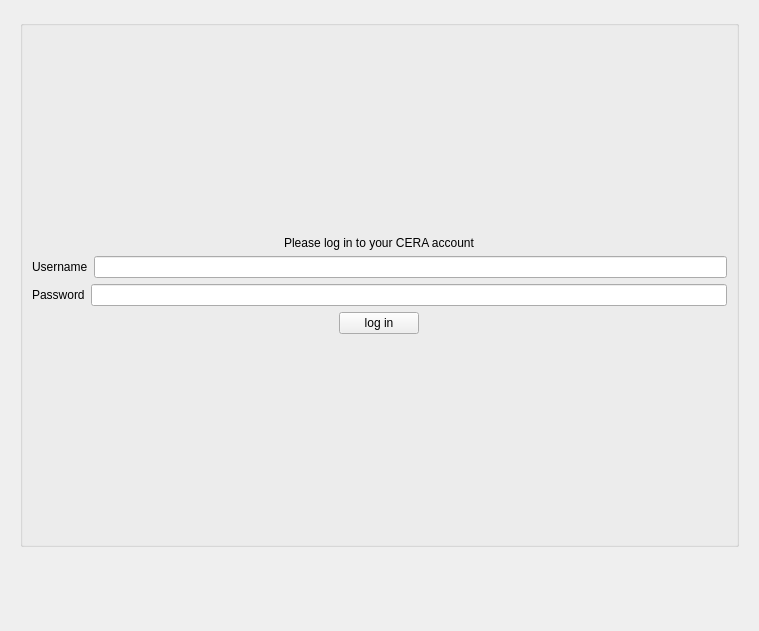
<?xml version="1.0" encoding="UTF-8"?>
<ui version="4.0">
 <class>MainWindow</class>
 <widget class="QWidget" name="MainWindow">
  <property name="geometry">
   <rect>
    <x>0</x>
    <y>0</y>
    <width>759</width>
    <height>631</height>
   </rect>
  </property>
  <property name="windowTitle">
   <string>MainWindow</string>
  </property>
  <layout class="QVBoxLayout" name="verticalLayout_17">
   <item>
    <layout class="QVBoxLayout" name="verticalLayout">
     <item>
      <widget class="QStackedWidget" name="stackedWidget">
       <property name="currentIndex">
        <number>7</number>
       </property>
       <widget class="QWidget" name="loading_page">
        <layout class="QVBoxLayout" name="verticalLayout_6">
         <item>
          <layout class="QVBoxLayout" name="verticalLayout_14" stretch="15,1,15,15">
           <item>
            <widget class="QLabel" name="loading_text">
             <property name="font">
              <font>
               <pointsize>14</pointsize>
               <weight>75</weight>
               <bold>true</bold>
              </font>
             </property>
             <property name="text">
              <string>Loading text</string>
             </property>
             <property name="alignment">
              <set>Qt::AlignCenter</set>
             </property>
            </widget>
           </item>
           <item>
            <spacer name="verticalSpacer_6">
             <property name="orientation">
              <enum>Qt::Vertical</enum>
             </property>
             <property name="sizeHint" stdset="0">
              <size>
               <width>20</width>
               <height>40</height>
              </size>
             </property>
            </spacer>
           </item>
           <item>
            <layout class="QHBoxLayout" name="horizontalLayout_15" stretch="1,2,1">
             <item>
              <spacer name="horizontalSpacer_3">
               <property name="orientation">
                <enum>Qt::Horizontal</enum>
               </property>
               <property name="sizeHint" stdset="0">
                <size>
                 <width>40</width>
                 <height>20</height>
                </size>
               </property>
              </spacer>
             </item>
             <item>
              <widget class="QtWaitingSpinner" name="waiting_spinner" native="true"/>
             </item>
             <item>
              <spacer name="horizontalSpacer_4">
               <property name="orientation">
                <enum>Qt::Horizontal</enum>
               </property>
               <property name="sizeHint" stdset="0">
                <size>
                 <width>40</width>
                 <height>20</height>
                </size>
               </property>
              </spacer>
             </item>
            </layout>
           </item>
           <item>
            <spacer name="verticalSpacer_4">
             <property name="orientation">
              <enum>Qt::Vertical</enum>
             </property>
             <property name="sizeHint" stdset="0">
              <size>
               <width>20</width>
               <height>40</height>
              </size>
             </property>
            </spacer>
           </item>
          </layout>
         </item>
        </layout>
       </widget>
       <widget class="QWidget" name="contract_details_page">
        <layout class="QVBoxLayout" name="verticalLayout_16">
         <item>
          <layout class="QVBoxLayout" name="verticalLayout_15">
           <item>
            <widget class="QLabel" name="contract_details_price_label">
             <property name="text">
              <string>Calculating</string>
             </property>
            </widget>
           </item>
           <item>
            <widget class="QLabel" name="contract_details_file_size_label">
             <property name="text">
              <string>File size:</string>
             </property>
            </widget>
           </item>
           <item>
            <layout class="QHBoxLayout" name="horizontalLayout_5">
             <item>
              <widget class="QLabel" name="contract_details_download_counts_label">
               <property name="text">
                <string>Download Counts</string>
               </property>
              </widget>
             </item>
             <item>
              <widget class="QSpinBox" name="contract_details_download_counts_spin_box">
               <property name="minimum">
                <number>5</number>
               </property>
               <property name="maximum">
                <number>550</number>
               </property>
              </widget>
             </item>
            </layout>
           </item>
           <item>
            <layout class="QHBoxLayout" name="horizontalLayout_6">
             <item>
              <widget class="QLabel" name="contract_details_duration_label">
               <property name="text">
                <string>Duration in months</string>
               </property>
              </widget>
             </item>
             <item>
              <widget class="QSpinBox" name="contract_details_months_spin_box">
               <property name="minimum">
                <number>1</number>
               </property>
               <property name="maximum">
                <number>120</number>
               </property>
              </widget>
             </item>
            </layout>
           </item>
           <item>
            <widget class="QPushButton" name="contract_details_request_pb">
             <property name="text">
              <string>Request Contract</string>
             </property>
            </widget>
           </item>
           <item>
            <widget class="QPushButton" name="contract_details_cancel_pb">
             <property name="text">
              <string>Cancel</string>
             </property>
            </widget>
           </item>
          </layout>
         </item>
        </layout>
       </widget>
       <widget class="QWidget" name="error_page">
        <layout class="QVBoxLayout" name="verticalLayout_7">
         <item>
          <layout class="QVBoxLayout" name="verticalLayout_13">
           <item>
            <spacer name="verticalSpacer_12">
             <property name="orientation">
              <enum>Qt::Vertical</enum>
             </property>
             <property name="sizeHint" stdset="0">
              <size>
               <width>20</width>
               <height>40</height>
              </size>
             </property>
            </spacer>
           </item>
           <item>
            <widget class="QLabel" name="error_title">
             <property name="text">
              <string>ERROR_TITLE</string>
             </property>
             <property name="alignment">
              <set>Qt::AlignCenter</set>
             </property>
            </widget>
           </item>
           <item>
            <spacer name="verticalSpacer_10">
             <property name="orientation">
              <enum>Qt::Vertical</enum>
             </property>
             <property name="sizeHint" stdset="0">
              <size>
               <width>20</width>
               <height>40</height>
              </size>
             </property>
            </spacer>
           </item>
           <item>
            <widget class="QLabel" name="error_body">
             <property name="text">
              <string>ERROR_BODY</string>
             </property>
             <property name="alignment">
              <set>Qt::AlignCenter</set>
             </property>
             <property name="wordWrap">
              <bool>true</bool>
             </property>
            </widget>
           </item>
           <item>
            <spacer name="verticalSpacer_9">
             <property name="orientation">
              <enum>Qt::Vertical</enum>
             </property>
             <property name="sizeHint" stdset="0">
              <size>
               <width>20</width>
               <height>40</height>
              </size>
             </property>
            </spacer>
           </item>
           <item>
            <widget class="QPushButton" name="error_ok_pb">
             <property name="text">
              <string>OK</string>
             </property>
            </widget>
           </item>
           <item>
            <spacer name="verticalSpacer_11">
             <property name="orientation">
              <enum>Qt::Vertical</enum>
             </property>
             <property name="sizeHint" stdset="0">
              <size>
               <width>20</width>
               <height>40</height>
              </size>
             </property>
            </spacer>
           </item>
          </layout>
         </item>
        </layout>
       </widget>
       <widget class="QWidget" name="main_page">
        <layout class="QVBoxLayout" name="verticalLayout_9">
         <item>
          <layout class="QVBoxLayout" name="verticalLayout_8">
           <item>
            <spacer name="verticalSpacer">
             <property name="orientation">
              <enum>Qt::Vertical</enum>
             </property>
             <property name="sizeHint" stdset="0">
              <size>
               <width>20</width>
               <height>40</height>
              </size>
             </property>
            </spacer>
           </item>
           <item>
            <widget class="QLabel" name="main_welcome_label">
             <property name="text">
              <string>Welcome to CERA</string>
             </property>
             <property name="alignment">
              <set>Qt::AlignCenter</set>
             </property>
             <property name="wordWrap">
              <bool>false</bool>
             </property>
            </widget>
           </item>
           <item>
            <spacer name="verticalSpacer_2">
             <property name="orientation">
              <enum>Qt::Vertical</enum>
             </property>
             <property name="sizeHint" stdset="0">
              <size>
               <width>20</width>
               <height>40</height>
              </size>
             </property>
            </spacer>
           </item>
           <item>
            <widget class="QPushButton" name="main_show_files_pb">
             <property name="text">
              <string>Show My Files</string>
             </property>
            </widget>
           </item>
           <item>
            <spacer name="verticalSpacer_3">
             <property name="orientation">
              <enum>Qt::Vertical</enum>
             </property>
             <property name="sizeHint" stdset="0">
              <size>
               <width>20</width>
               <height>40</height>
              </size>
             </property>
            </spacer>
           </item>
           <item>
            <widget class="QPushButton" name="main_upload_files_pb">
             <property name="text">
              <string>Upload File</string>
             </property>
            </widget>
           </item>
           <item>
            <spacer name="verticalSpacer_5">
             <property name="orientation">
              <enum>Qt::Vertical</enum>
             </property>
             <property name="sizeHint" stdset="0">
              <size>
               <width>20</width>
               <height>40</height>
              </size>
             </property>
            </spacer>
           </item>
           <item>
            <widget class="QPushButton" name="main_logout_pb">
             <property name="text">
              <string>Logout</string>
             </property>
            </widget>
           </item>
          </layout>
         </item>
        </layout>
       </widget>
       <widget class="QWidget" name="show_files_page">
        <layout class="QVBoxLayout" name="verticalLayout_10">
         <item>
          <widget class="QGroupBox" name="groupbox_showfiles">
           <property name="title">
            <string>Files stored on CERA</string>
           </property>
           <layout class="QVBoxLayout" name="verticalLayout_32">
            <item>
             <layout class="QVBoxLayout" name="verticalLayout_5" stretch="10,5,5,0,0">
              <item>
               <widget class="QListWidget" name="show_files_list_widget">
                <property name="alternatingRowColors">
                 <bool>true</bool>
                </property>
               </widget>
              </item>
              <item>
               <widget class="QLabel" name="show_files_file_information_label">
                <property name="text">
                 <string/>
                </property>
                <property name="scaledContents">
                 <bool>false</bool>
                </property>
                <property name="wordWrap">
                 <bool>true</bool>
                </property>
               </widget>
              </item>
              <item>
               <layout class="QHBoxLayout" name="horizontalLayout_3">
                <item>
                 <widget class="QLabel" name="show_files_decryption_key_label">
                  <property name="text">
                   <string>Decryption key</string>
                  </property>
                 </widget>
                </item>
                <item>
                 <widget class="QLineEdit" name="show_files_decryption_key_line_edit">
                  <property name="enabled">
                   <bool>true</bool>
                  </property>
                 </widget>
                </item>
               </layout>
              </item>
              <item>
               <widget class="QPushButton" name="show_files_download_pb">
                <property name="enabled">
                 <bool>false</bool>
                </property>
                <property name="text">
                 <string>Download</string>
                </property>
               </widget>
              </item>
              <item>
               <widget class="QPushButton" name="show_files_back_pb">
                <property name="text">
                 <string>Back To Main</string>
                </property>
               </widget>
              </item>
             </layout>
            </item>
           </layout>
          </widget>
         </item>
        </layout>
       </widget>
       <widget class="QWidget" name="upload_main_page">
        <layout class="QVBoxLayout" name="verticalLayout_12">
         <item>
          <layout class="QVBoxLayout" name="verticalLayout_11" stretch="0,0,0,0,0,0">
           <item>
            <widget class="QLabel" name="upload_main_status_label">
             <property name="text">
              <string/>
             </property>
            </widget>
           </item>
           <item>
            <layout class="QHBoxLayout" name="horizontalLayout_4">
             <item>
              <widget class="QPushButton" name="upload_main_request_contract_pb">
               <property name="text">
                <string>Buy Seeds</string>
               </property>
              </widget>
             </item>
             <item>
              <widget class="QPushButton" name="upload_main_initiate_contract_pb">
               <property name="enabled">
                <bool>false</bool>
               </property>
               <property name="text">
                <string>Select a file to upload</string>
               </property>
              </widget>
             </item>
            </layout>
           </item>
           <item>
            <layout class="QHBoxLayout" name="horizontalLayout_9">
             <item>
              <widget class="QLabel" name="upload_main_encryption_key_label">
               <property name="text">
                <string>Encryption Key</string>
               </property>
              </widget>
             </item>
             <item>
              <widget class="QLineEdit" name="upload_main_encryption_key_line_edit">
               <property name="enabled">
                <bool>false</bool>
               </property>
              </widget>
             </item>
            </layout>
           </item>
           <item>
            <widget class="QPushButton" name="upload_main_pay_contract_pb">
             <property name="text">
              <string>Pay Contract</string>
             </property>
            </widget>
           </item>
           <item>
            <widget class="QPushButton" name="upload_main_start_uploading_pb">
             <property name="enabled">
              <bool>false</bool>
             </property>
             <property name="text">
              <string>Start Uploading</string>
             </property>
            </widget>
           </item>
           <item>
            <widget class="QPushButton" name="upload_main_back_pb">
             <property name="text">
              <string>Back to Main</string>
             </property>
            </widget>
           </item>
          </layout>
         </item>
        </layout>
       </widget>
       <widget class="QWidget" name="transition_page">
        <layout class="QVBoxLayout" name="verticalLayout_21">
         <item>
          <layout class="QVBoxLayout" name="verticalLayout_20">
           <item>
            <spacer name="verticalSpacer_15">
             <property name="orientation">
              <enum>Qt::Vertical</enum>
             </property>
             <property name="sizeHint" stdset="0">
              <size>
               <width>20</width>
               <height>40</height>
              </size>
             </property>
            </spacer>
           </item>
           <item>
            <widget class="QLabel" name="transition_label">
             <property name="text">
              <string>TextLabel</string>
             </property>
             <property name="alignment">
              <set>Qt::AlignCenter</set>
             </property>
            </widget>
           </item>
           <item>
            <spacer name="verticalSpacer_14">
             <property name="orientation">
              <enum>Qt::Vertical</enum>
             </property>
             <property name="sizeHint" stdset="0">
              <size>
               <width>20</width>
               <height>40</height>
              </size>
             </property>
            </spacer>
           </item>
           <item>
            <widget class="QPushButton" name="transition_okay_pb">
             <property name="text">
              <string>Okay</string>
             </property>
            </widget>
           </item>
           <item>
            <spacer name="verticalSpacer_16">
             <property name="orientation">
              <enum>Qt::Vertical</enum>
             </property>
             <property name="sizeHint" stdset="0">
              <size>
               <width>20</width>
               <height>40</height>
              </size>
             </property>
            </spacer>
           </item>
          </layout>
         </item>
        </layout>
       </widget>
       <widget class="QWidget" name="login_page">
        <layout class="QVBoxLayout" name="verticalLayout_2">
         <item>
          <widget class="QGroupBox" name="groupBox">
           <property name="title">
            <string/>
           </property>
           <layout class="QVBoxLayout" name="verticalLayout_4">
            <item>
             <layout class="QVBoxLayout" name="verticalLayout_3">
              <item alignment="Qt::AlignHCenter">
               <widget class="QLabel" name="login_information_label">
                <property name="sizePolicy">
                 <sizepolicy hsizetype="Fixed" vsizetype="Fixed">
                  <horstretch>0</horstretch>
                  <verstretch>0</verstretch>
                 </sizepolicy>
                </property>
                <property name="text">
                 <string>Please log in to your CERA account</string>
                </property>
               </widget>
              </item>
              <item>
               <layout class="QHBoxLayout" name="horizontalLayout_2" stretch="2,10">
                <item>
                 <widget class="QLabel" name="login_username_label">
                  <property name="sizePolicy">
                   <sizepolicy hsizetype="Fixed" vsizetype="Fixed">
                    <horstretch>0</horstretch>
                    <verstretch>0</verstretch>
                   </sizepolicy>
                  </property>
                  <property name="text">
                   <string>Username</string>
                  </property>
                 </widget>
                </item>
                <item>
                 <widget class="QLineEdit" name="login_username_line_edit"/>
                </item>
               </layout>
              </item>
              <item>
               <layout class="QHBoxLayout" name="horizontalLayout" stretch="2,10">
                <item>
                 <widget class="QLabel" name="login_password_label">
                  <property name="sizePolicy">
                   <sizepolicy hsizetype="Fixed" vsizetype="Fixed">
                    <horstretch>0</horstretch>
                    <verstretch>0</verstretch>
                   </sizepolicy>
                  </property>
                  <property name="text">
                   <string>Password</string>
                  </property>
                 </widget>
                </item>
                <item>
                 <widget class="QLineEdit" name="login_password_line_edit">
                  <property name="echoMode">
                   <enum>QLineEdit::Password</enum>
                  </property>
                 </widget>
                </item>
               </layout>
              </item>
              <item alignment="Qt::AlignHCenter">
               <widget class="QPushButton" name="login_pb">
                <property name="sizePolicy">
                 <sizepolicy hsizetype="Fixed" vsizetype="Fixed">
                  <horstretch>0</horstretch>
                  <verstretch>0</verstretch>
                 </sizepolicy>
                </property>
                <property name="text">
                 <string>log in</string>
                </property>
               </widget>
              </item>
             </layout>
            </item>
           </layout>
          </widget>
         </item>
        </layout>
       </widget>
       <widget class="QWidget" name="progress_bar_page">
        <layout class="QVBoxLayout" name="verticalLayout_19">
         <item>
          <layout class="QVBoxLayout" name="verticalLayout_18">
           <item>
            <spacer name="verticalSpacer_13">
             <property name="orientation">
              <enum>Qt::Vertical</enum>
             </property>
             <property name="sizeHint" stdset="0">
              <size>
               <width>20</width>
               <height>40</height>
              </size>
             </property>
            </spacer>
           </item>
           <item>
            <widget class="QLabel" name="progress_bar_page_label">
             <property name="text">
              <string/>
             </property>
            </widget>
           </item>
           <item>
            <spacer name="verticalSpacer_8">
             <property name="orientation">
              <enum>Qt::Vertical</enum>
             </property>
             <property name="sizeHint" stdset="0">
              <size>
               <width>20</width>
               <height>40</height>
              </size>
             </property>
            </spacer>
           </item>
           <item>
            <widget class="QProgressBar" name="progress_bar_page_progress_bar">
             <property name="value">
              <number>24</number>
             </property>
            </widget>
           </item>
           <item>
            <spacer name="verticalSpacer_7">
             <property name="orientation">
              <enum>Qt::Vertical</enum>
             </property>
             <property name="sizeHint" stdset="0">
              <size>
               <width>20</width>
               <height>40</height>
              </size>
             </property>
            </spacer>
           </item>
          </layout>
         </item>
        </layout>
       </widget>
      </widget>
     </item>
     <item>
      <widget class="QWidget" name="logo_widget" native="true">
       <property name="minimumSize">
        <size>
         <width>1</width>
         <height>0</height>
        </size>
       </property>
       <layout class="QHBoxLayout" name="horizontalLayout_8">
        <item>
         <layout class="QHBoxLayout" name="horizontalLayout_7">
          <item>
           <spacer name="horizontalSpacer">
            <property name="orientation">
             <enum>Qt::Horizontal</enum>
            </property>
            <property name="sizeHint" stdset="0">
             <size>
              <width>40</width>
              <height>20</height>
             </size>
            </property>
           </spacer>
          </item>
          <item>
           <widget class="QLabel" name="logo">
            <property name="sizePolicy">
             <sizepolicy hsizetype="Fixed" vsizetype="Fixed">
              <horstretch>18</horstretch>
              <verstretch>4</verstretch>
             </sizepolicy>
            </property>
            <property name="minimumSize">
             <size>
              <width>180</width>
              <height>40</height>
             </size>
            </property>
            <property name="maximumSize">
             <size>
              <width>360</width>
              <height>80</height>
             </size>
            </property>
            <property name="sizeIncrement">
             <size>
              <width>18</width>
              <height>4</height>
             </size>
            </property>
            <property name="text">
             <string/>
            </property>
            <property name="pixmap">
             <pixmap>:/gui/resources/cera.png</pixmap>
            </property>
            <property name="scaledContents">
             <bool>true</bool>
            </property>
            <property name="wordWrap">
             <bool>false</bool>
            </property>
           </widget>
          </item>
          <item>
           <spacer name="horizontalSpacer_2">
            <property name="orientation">
             <enum>Qt::Horizontal</enum>
            </property>
            <property name="sizeHint" stdset="0">
             <size>
              <width>40</width>
              <height>20</height>
             </size>
            </property>
           </spacer>
          </item>
         </layout>
        </item>
       </layout>
      </widget>
     </item>
    </layout>
   </item>
  </layout>
 </widget>
 <customwidgets>
  <customwidget>
   <class>QtWaitingSpinner</class>
   <extends>QWidget</extends>
   <header>gui/QtWaitingSpinner</header>
   <container>1</container>
  </customwidget>
 </customwidgets>
 <resources>
  <include location="/cera_logo.qrc"/>
 </resources>
 <connections/>
</ui>
